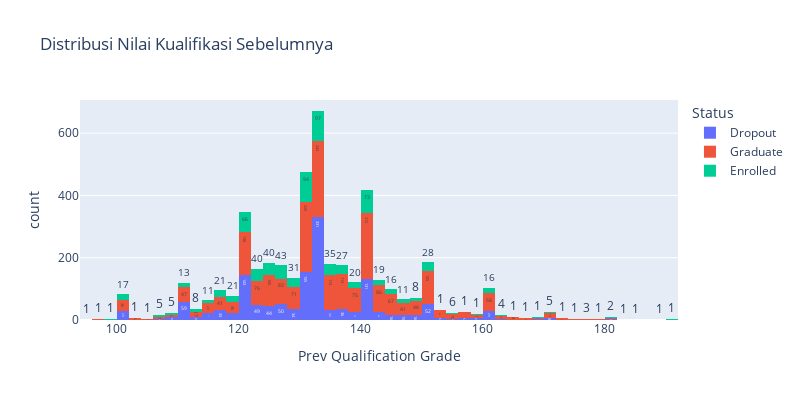

Notebook cell for this chart:
### Markdown cell above
#### Distribusi Fitur `Previous_qualification_grade`

Nilai kualifikasi sebelum kuliah—menunjukkan latar belakang akademik dan potensi adaptasi.

### Code cell
fig = px.histogram(
    df,
    x='Previous_qualification_grade',
    nbins=50,
    title='Distribusi Nilai Kualifikasi Sebelumnya',
    labels={'Previous_qualification_grade':'Prev Qualification Grade','count':'Jumlah'},
    text_auto=True,
    height=400, width=800,
    color='Status',
    color_discrete_sequence=px.colors.qualitative.Plotly
)
fig.show()

### Figure 1 — Plotly figure (JSON) as saved in the notebook; plotly's stock layout.template omitted (floating-point values rounded to 4 significant figures; data arrays with more than 128 entries replaced by an {"elided": "..."} marker saying what was removed)
{"data": [{"alignmentgroup": "True", "bingroup": "x", "hovertemplate": "Status=Dropout<br>Prev Qualification Grade=%{x}<br>count=%{y}<extra></extra>", "legendgroup": "Dropout", "marker": {"color": "#636EFA", "pattern": {"shape": ""}}, "name": "Dropout", "nbinsx": 50, "offsetgroup": "Dropout", "orientation": "v", "showlegend": true, "texttemplate": "%{value}", "type": "histogram", "x": {"elided": "1421 float values"}, "xaxis": "x", "yaxis": "y"}, {"alignmentgroup": "True", "bingroup": "x", "hovertemplate": "Status=Graduate<br>Prev Qualification Grade=%{x}<br>count=%{y}<extra></extra>", "legendgroup": "Graduate", "marker": {"color": "#EF553B", "pattern": {"shape": ""}}, "name": "Graduate", "nbinsx": 50, "offsetgroup": "Graduate", "orientation": "v", "showlegend": true, "texttemplate": "%{value}", "type": "histogram", "x": {"elided": "2209 float values"}, "xaxis": "x", "yaxis": "y"}, {"alignmentgroup": "True", "bingroup": "x", "hovertemplate": "Status=Enrolled<br>Prev Qualification Grade=%{x}<br>count=%{y}<extra></extra>", "legendgroup": "Enrolled", "marker": {"color": "#00CC96", "pattern": {"shape": ""}}, "name": "Enrolled", "nbinsx": 50, "offsetgroup": "Enrolled", "orientation": "v", "showlegend": true, "texttemplate": "%{value}", "type": "histogram", "x": {"elided": "794 float values"}, "xaxis": "x", "yaxis": "y"}], "layout": {"barmode": "relative", "height": 400, "legend": {"title": {"text": "Status"}, "tracegroupgap": 0}, "title": {"text": "Distribusi Nilai Kualifikasi Sebelumnya"}, "width": 800, "xaxis": {"anchor": "y", "domain": [0, 1], "title": {"text": "Prev Qualification Grade"}}, "yaxis": {"anchor": "x", "domain": [0, 1], "title": {"text": "count"}}}}
